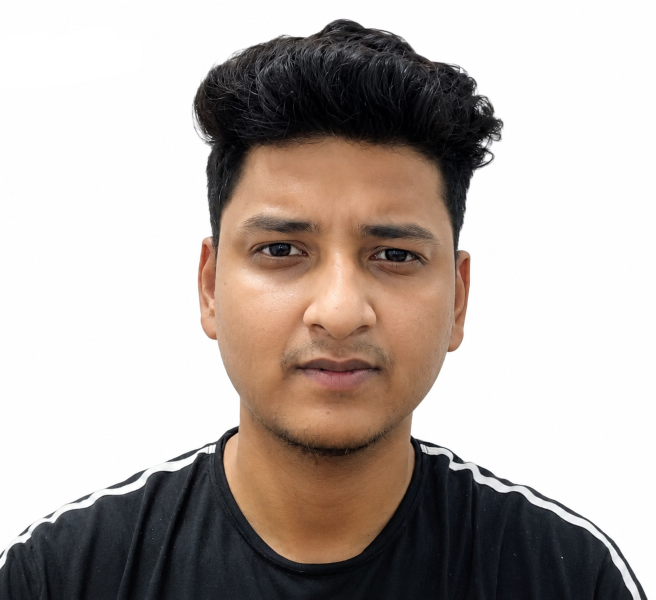
#> input picture backend/ai/face/test.png, 1312 x 1199 px (shown at 1/2 size)
$ python test_preprocessing.py
#> lines starting #> are read from the running program, lines starting #| are printed output that depends on the picture; after the words box and inside, x2 and y2 are one past the last pixel; in counts of white or black regions, pixels touching at a corner belong together
### backend/ai/image_preprocessing/preprocessing.py
import cv2


def preprocess_image(image_path):

#> called with image_path = '../face/test.png'
    image = cv2.imread(image_path)
#> image is the input picture: shape (1199, 1312, 3); mean B, G, R 168.4, 173.6, 183

    if image is None:
        raise ValueError("Could not read image")

    # 1. Resize
    resized = cv2.resize(image, (640, 640))
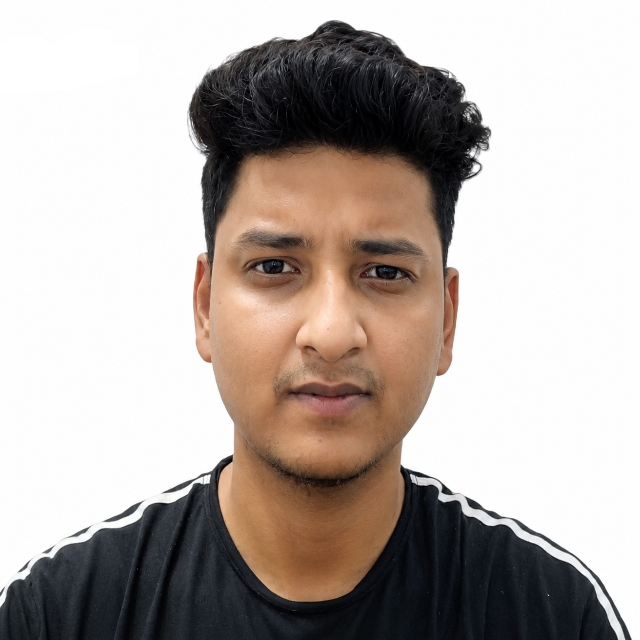
#> resized: shape (640, 640, 3); mean B, G, R 168.3, 173.6, 182.9

    # 2. BGR → RGB
    rgb = cv2.cvtColor(resized, cv2.COLOR_BGR2RGB)

    # 3. RGB → Grayscale
    gray = cv2.cvtColor(rgb, cv2.COLOR_RGB2GRAY)
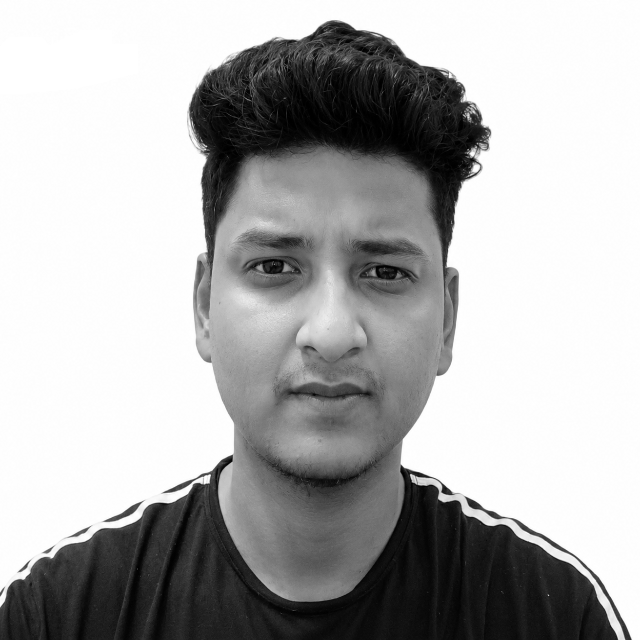
#> gray: shape (640, 640); min 0, max 255, mean 175.7

    # 4. Gaussian Blur
    blurred = cv2.GaussianBlur(
        gray,
        (5, 5),
        0
    )

    # 5. Canny Edge Detection
    edges = cv2.Canny(
        blurred,
        100,
        200
    )
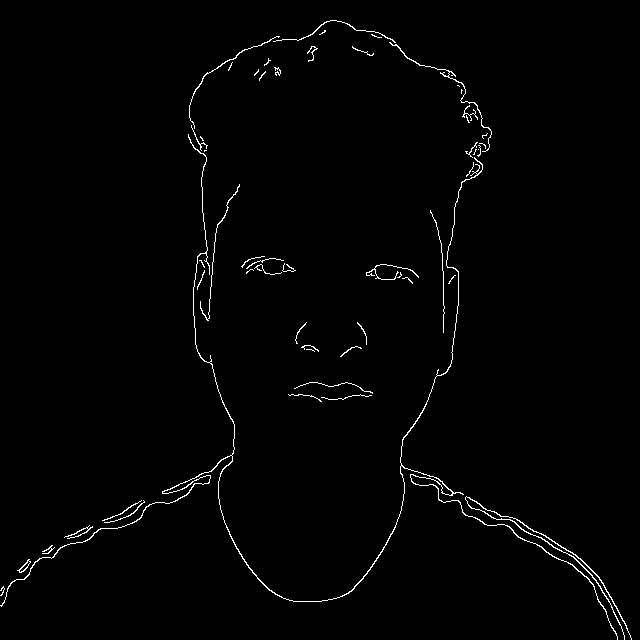
#> edges: shape (640, 640); 1.2% white in thin lines or dots

    # 6. Contour Detection
    contours, hierarchy = cv2.findContours(
        edges,
        cv2.RETR_EXTERNAL,
        cv2.CHAIN_APPROX_SIMPLE
    )
#> contours = 55 contours, 47 with area under 20; largest, box (x1, y1, x2, y2) and area: (0, 134, 618, 640) 451, (465, 496, 632, 640) 190, (389, 42, 492, 152) 58, (17, 559, 31, 573) 54, (189, 36, 280, 129) 42, (273, 20, 396, 43) 31, (200, 184, 240, 321) 28, (366, 264, 419, 280) 21

    return {
        "original": image,
        "resized": resized,
        "rgb": rgb,
        "gray": gray,
        "blurred": blurred,
        "edges": edges,
        "contours": contours
    }

### backend/ai/image_preprocessing/test_preprocessing.py
import cv2
import matplotlib.pyplot as plt

from preprocessing import preprocess_image


image_path = "../face/test.png"

result = preprocess_image(image_path)
#> result = 7 items


plt.figure(figsize=(10, 6))

plt.subplot(2, 3, 1)
plt.imshow(cv2.cvtColor(result["original"], cv2.COLOR_BGR2RGB))
plt.title("Original")
plt.axis("off")

plt.subplot(2, 3, 2)
plt.imshow(result["rgb"])
plt.title("RGB")
plt.axis("off")

plt.subplot(2, 3, 3)
plt.imshow(result["gray"], cmap="gray")
plt.title("Grayscale")
plt.axis("off")

plt.subplot(2, 3, 4)
plt.imshow(result["blurred"], cmap="gray")
plt.title("Gaussian Blur")
plt.axis("off")

plt.subplot(2, 3, 5)
plt.imshow(result["edges"], cmap="gray")
plt.title("Canny Edges")
plt.axis("off")


contour_image = result["resized"].copy()

cv2.drawContours(
    contour_image,
    result["contours"],
    -1,
    (0, 255, 0),
    2
)
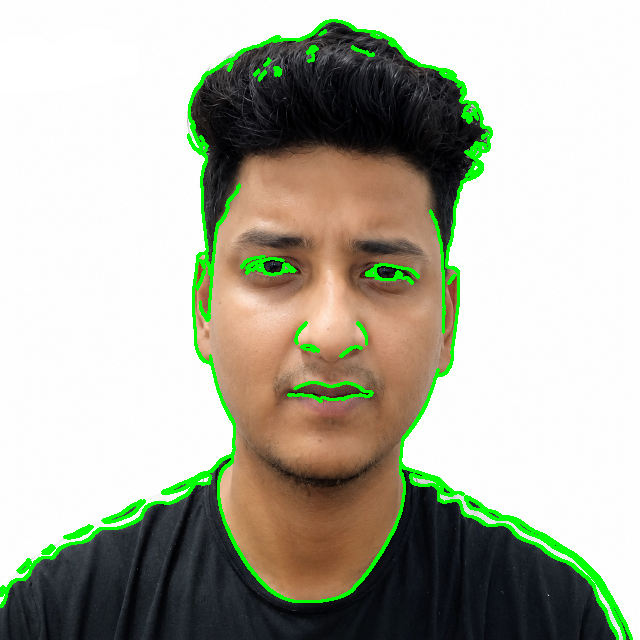
#> contour_image: shape (640, 640, 3); 3.89% of pixels changed, all inside (x1, y1, x2, y2) = (0, 19, 633, 640); drawn as B, G, R

plt.subplot(2, 3, 6)
plt.imshow(cv2.cvtColor(contour_image, cv2.COLOR_BGR2RGB))
plt.title("Contours")
plt.axis("off")

plt.tight_layout()
plt.show()
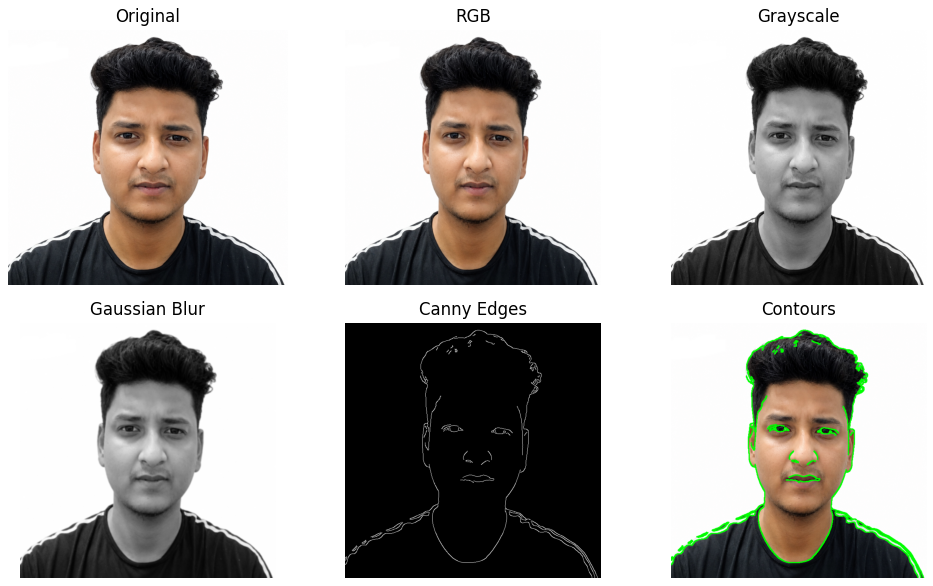
#> figure drawn by matplotlib, 6 panels
